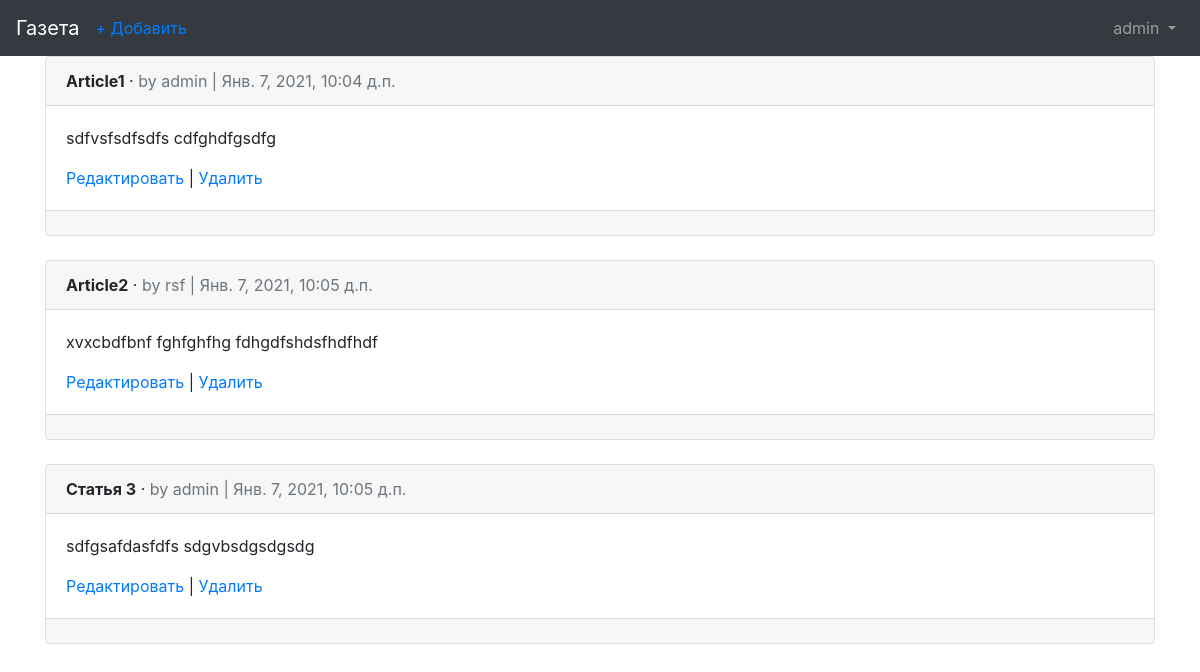
Screenshot of /articles/ (signed in) with the database file from the repository.
### users/models.py (models this page shows)
class CustomUser(AbstractUser):
    age = models.PositiveIntegerField(null=True, blank=True)

### articles/models.py (models this page shows, shortened)
class Article(models.Model):
    title = models.CharField(max_length=255)
    body = models.TextField()
    date = models.DateTimeField(auto_now_add=True)
    author = models.ForeignKey(
        get_user_model(),
        on_delete=models.CASCADE,
    )

### articles/views.py (the view)
# urls.py: path('', ArticleListView.as_view(), name='article_list'),
class ArticleListView(LoginRequiredMixin, ListView):
    model = Article
    template_name = 'article_list.html'
    login_url = 'login'  # new

### templates/article_list.html (shortened to what this page needs)
{% extends 'base.html' %}
{% block content %}
  {% for article in object_list %}
    <div class="card">
      <div class="card-header">
        <span class="font-weight-bold">{{ article.title }}</span> &middot;
        <span class="text-muted">by {{ article.author }} | {{ article.date }}</span>
      </div>
      <div class="card-body">
        <p>{{ article.body }}</p>
        <a href="{% url 'article_edit' article.pk %}">Редактировать</a> |
        <a href="{% url 'article_delete' article.pk %}">Удалить</a>
      </div>
      <div class="card-footer">
      </div>
    </div>
    <br />
  {% endfor %}
{% endblock content %}

### templates/base.html (shortened to what this page needs)
<!DOCTYPE html>
<html>
<head>
    <link rel="stylesheet" href="https://stackpath.bootstrapcdn.com/bootstrap/4.5.0/css/bootstrap.min.css"
>
</head>
<body>
<nav class="navbar navbar-expand-lg navbar-dark bg-dark">
    <a class="navbar-brand" href="{% url 'home' %}">Газета</a>
    {% if user.is_authenticated %}
    <ul class="navbar-nav mr-auto">
        <li class="nav-item"><a href="{% url 'article_new' %}">+ Добавить</a></li>
    </ul>
    {% endif %}
    <div class="collapse navbar-collapse" id="navbarSupportedContent">
        {% if user.is_authenticated %}
        <ul class="navbar-nav ml-auto">
            <li class="nav-item">
                <a class="nav-link dropdown-toggle" href="#" id="navbarDropdown" role="button" data-toggle="dropdown"
                   aria-haspopup="true" aria-expanded="false">
                    {{ user.username }}
                </a>
            </li>
        </ul>
        {% endif %}
    </div>
</nav>
<main>
    <div class="container">
        {% block content %}
        {% endblock content %}
    </div>
</main>
</body>
</html>

### rows the page displays
CustomUser: username "admin"
Article: title "Article1", author "admin", date "Янв. 7, 2021, 10:04 д.п.", body "sdfvsfsdfsdfs cdfghdfgsdfg"
Article: title "Article2", author "rsf", date "Янв. 7, 2021, 10:05 д.п.", body "xvxcbdfbnf fghfghfhg fdhgdfshdsfhdfhdf"
Article: title "Статья 3", author "admin", date "Янв. 7, 2021, 10:05 д.п.", body "sdfgsafdasfdfs sdgvbsdgsdgsdg"
